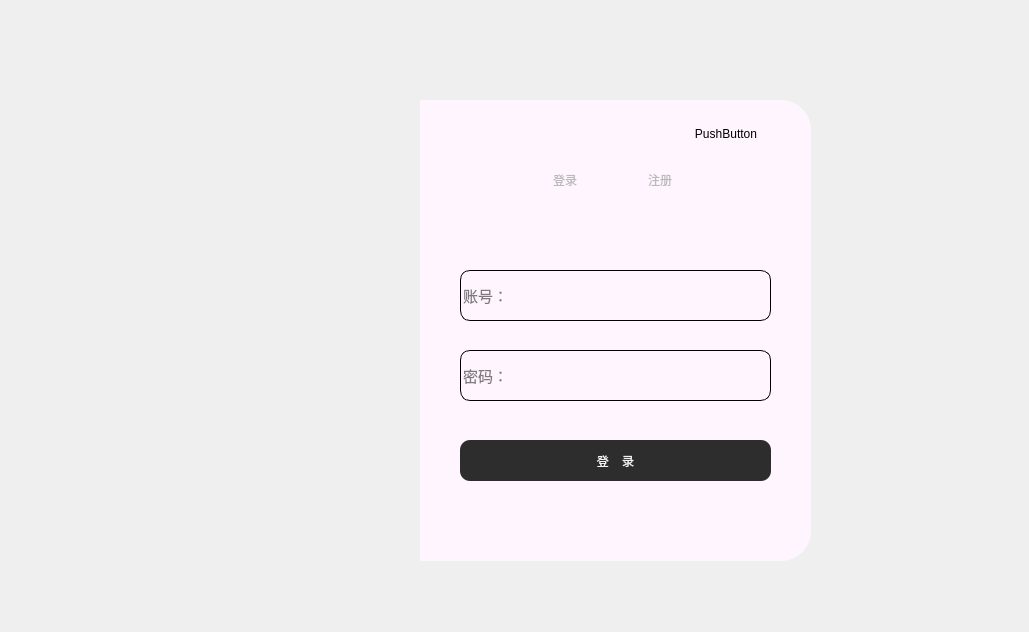
<?xml version="1.0" encoding="UTF-8"?>
<ui version="4.0">
 <class>loginregister</class>
 <widget class="QWidget" name="loginregister">
  <property name="geometry">
   <rect>
    <x>0</x>
    <y>0</y>
    <width>1029</width>
    <height>632</height>
   </rect>
  </property>
  <property name="windowTitle">
   <string>Form</string>
  </property>
  <widget class="QLabel" name="label">
   <property name="geometry">
    <rect>
     <x>140</x>
     <y>100</y>
     <width>291</width>
     <height>461</height>
    </rect>
   </property>
   <property name="styleSheet">
    <string notr="true">border-image: url(:/images/6c2141db738008d6840206bc6e66d59135040323(1).png);
/*左边上下的圆角*/
border-top-left-radius: 30px; 
border-bottom-left-radius:30px;
</string>
   </property>
   <property name="text">
    <string/>
   </property>
  </widget>
  <widget class="QFrame" name="frame">
   <property name="geometry">
    <rect>
     <x>420</x>
     <y>100</y>
     <width>391</width>
     <height>461</height>
    </rect>
   </property>
   <property name="styleSheet">
    <string notr="true">background-color: rgb(255, 245, 254);
border-top-right-radius: 30px; 
border-bottom-right-radius:30px;
border:none</string>
   </property>
   <property name="frameShape">
    <enum>QFrame::StyledPanel</enum>
   </property>
   <property name="frameShadow">
    <enum>QFrame::Raised</enum>
   </property>
   <widget class="QStackedWidget" name="stackedWidget">
    <property name="geometry">
     <rect>
      <x>0</x>
      <y>120</y>
      <width>391</width>
      <height>271</height>
     </rect>
    </property>
    <widget class="QWidget" name="page">
     <widget class="QLineEdit" name="lineEdit_2">
      <property name="geometry">
       <rect>
        <x>40</x>
        <y>130</y>
        <width>311</width>
        <height>51</height>
       </rect>
      </property>
      <property name="font">
       <font>
        <pointsize>11</pointsize>
       </font>
      </property>
      <property name="styleSheet">
       <string notr="true">border:1px solid rgb(0,0,0);
border-radius:10px;</string>
      </property>
      <property name="placeholderText">
       <string>密码：</string>
      </property>
     </widget>
     <widget class="QLineEdit" name="lineEdit">
      <property name="geometry">
       <rect>
        <x>40</x>
        <y>50</y>
        <width>311</width>
        <height>51</height>
       </rect>
      </property>
      <property name="font">
       <font>
        <pointsize>11</pointsize>
       </font>
      </property>
      <property name="styleSheet">
       <string notr="true">border:1px solid rgb(0,0,0);
border-radius:10px;</string>
      </property>
      <property name="placeholderText">
       <string>账号：</string>
      </property>
     </widget>
     <widget class="QPushButton" name="pushButton_3">
      <property name="geometry">
       <rect>
        <x>40</x>
        <y>220</y>
        <width>311</width>
        <height>41</height>
       </rect>
      </property>
      <property name="styleSheet">
       <string notr="true">#pushButton_3{
font: 700 12pt &quot;Microsoft YaHei UI&quot;;
color: rgb(241, 241, 241);
background-color: rgb(45, 45, 45);
border-radius:10px;
}
#pushButton_3:hover {
    background-color: lightblue;
    color: white;
}</string>
      </property>
      <property name="text">
       <string>登    录</string>
      </property>
     </widget>
     <zorder>pushButton_3</zorder>
     <zorder>lineEdit_2</zorder>
     <zorder>lineEdit</zorder>
    </widget>
    <widget class="QWidget" name="page_2"/>
   </widget>
   <widget class="QFrame" name="frame_2">
    <property name="geometry">
     <rect>
      <x>90</x>
      <y>60</y>
      <width>205</width>
      <height>41</height>
     </rect>
    </property>
    <property name="styleSheet">
     <string notr="true">QPushButton{
	border:none;
	font: 700 11pt &quot;Microsoft YaHei UI&quot;;
	color:rgb(186,186,186);
}
QPushButton:focus{
	color: rgb(92, 114, 135);
}
</string>
    </property>
    <property name="frameShape">
     <enum>QFrame::StyledPanel</enum>
    </property>
    <property name="frameShadow">
     <enum>QFrame::Raised</enum>
    </property>
    <layout class="QHBoxLayout" name="horizontalLayout">
     <property name="spacing">
      <number>0</number>
     </property>
     <item>
      <widget class="QPushButton" name="pushButton">
       <property name="text">
        <string>登录</string>
       </property>
      </widget>
     </item>
     <item>
      <widget class="Line" name="line">
       <property name="styleSheet">
        <string notr="true">color: rgb(93, 93, 93);</string>
       </property>
       <property name="orientation">
        <enum>Qt::Vertical</enum>
       </property>
      </widget>
     </item>
     <item>
      <widget class="QPushButton" name="pushButton_2">
       <property name="text">
        <string>注册</string>
       </property>
      </widget>
     </item>
    </layout>
   </widget>
   <widget class="QPushButton" name="pushButton_4">
    <property name="geometry">
     <rect>
      <x>260</x>
      <y>20</y>
      <width>92</width>
      <height>28</height>
     </rect>
    </property>
    <property name="text">
     <string>PushButton</string>
    </property>
   </widget>
  </widget>
 </widget>
 <resources/>
 <connections/>
</ui>
